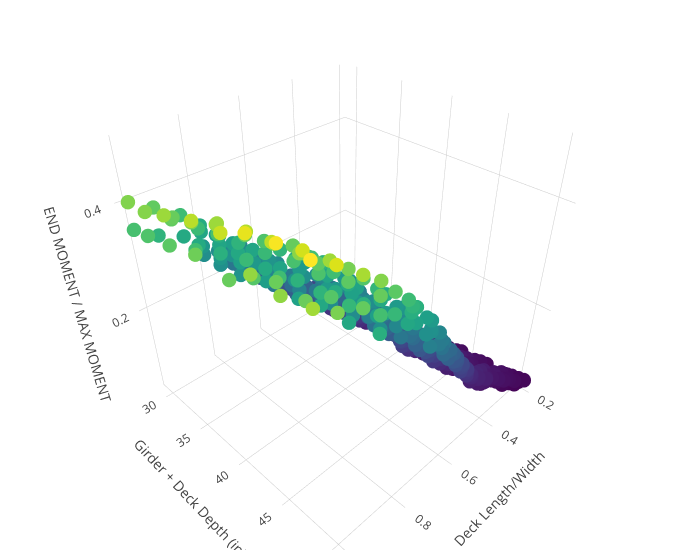

Notebook code for this chart:
### Markdown cell above
Plot the PEM as a function of Aspect Ratio and something else.

### Code cell
x1=list(df4[df4.PR!="X"]['RA'])
y1=list(df4[df4.PR!="X"]['Y'])
z1=list(df4[df4.PR!="X"]['PEM'])
text1 = list(df4[df4.PR!="X"]['Model'])
trace1 = go.Scatter3d(
    x=x1,
    y=y1,
    z=z1,
    text = text1,
    mode='markers',
    hoverinfo='all',
    marker=dict(
        size=5,
        color=z1,                # set color to an array/list of desired values
        colorscale='Viridis',   # choose a colorscale
        opacity=1
    )
)
data = [trace1]
layout = go.Layout(
                    scene = dict(
                    xaxis = dict(
                        title='Deck Length/Width'),
                    yaxis = dict(
                        title='Girder + Deck Depth (in)'),
                    zaxis = dict(
                        title='END MOMENT / MAX MOMENT'),),
                    width=700,
                    margin=dict(
                    r=20, b=10,
                    l=10, t=10)
                  )
fig = go.Figure(data=data, layout=layout)
py.iplot(fig)

### Figure 1 — Plotly figure (JSON) as saved in the notebook; plotly's stock layout.template omitted (floating-point values rounded to 4 significant figures; data arrays with more than 128 entries replaced by an {"elided": "..."} marker saying what was removed)
{"data": [{"hoverinfo": "all", "marker": {"color": {"elided": "588 float values"}, "colorscale": "Viridis", "opacity": 1, "size": 5}, "mode": "markers", "text": {"elided": "588 str values"}, "type": "scatter3d", "uid": "7ee27968-2cac-4566-b1d7-1d9f0801684a", "x": {"elided": "588 float values"}, "y": {"elided": "588 float values"}, "z": {"elided": "588 float values"}}], "layout": {"margin": {"b": 10, "l": 10, "r": 20, "t": 10}, "scene": {"xaxis": {"title": {"text": "Deck Length/Width"}}, "yaxis": {"title": {"text": "Girder + Deck Depth (in)"}}, "zaxis": {"title": {"text": "END MOMENT / MAX MOMENT"}}}, "width": 700}}
